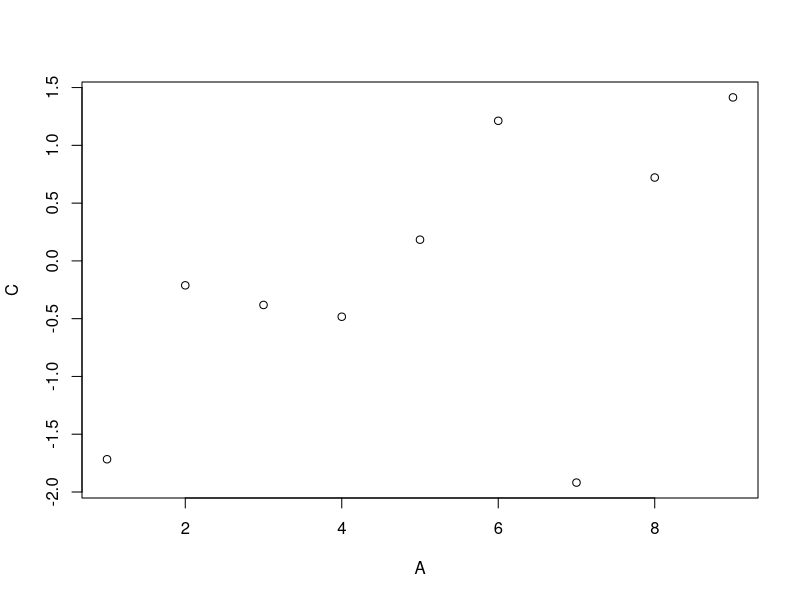

Generate this figure with R:
# Data.table

setwd("D:/codes/R/dsa/BigDataRAzure/Cap07")
getwd()

# Instalando os pacotes
install.packages("data.table")
library(data.table)
?data.table

# Criando 2 vetores
vec1 <- c(1, 2, 3, 4)
vec2 <- c("Vermelho", "Verde", "Marrom", "Laranja")

# Criando um data.table
dt1 <- data.table(vec1, vec2)
dt1
class(dt1)

# Slicing do data.table
dt2 <- data.table(A = 1:9, B = c("Z", "W", "Q"), C = rnorm(9), D = TRUE)
dt2
dt2[3:5,]
dt2[,.(B, C)] # o ponto faz parte da sintax da função

# Aplicando função ao data.table
dt2[, .(Total = sum(A), Mean = mean(C))]
dt2[, plot(A, C)]
dt2[, .(MySum = sum(A)), by = .(Grp = A%%2)]

# Definindo valores por grupo
dt3 <- data.table(B = c("a", "b", "c", "d", "e", "a", "b", "c", "d", "e"), 
                  val = as.integer(c(6:10, 1:5)))
dt3

# Operações com data.tables
dt4 <- data.table(A = rep(letters[2:1], each = 4L),
                  B = rep(1:4, each = 2L),
                  C = sample(8))
dt4

new_dt4 <- dt4[, sum(C), by = A]
class(new_dt4)
new_dt4[order(A)]

new_dt4 <- dt4[, sum(B), by = A][order(A)]
new_dt4

# Iris
dt5 <- data.table(iris)
View(dt5)
dt5[, .(Sepal.Length = median(Sepal.Length),
        Sepal.Width = median(Sepal.Width),
        Petal.Length = median(Petal.Length),
        Petal.Width = median(Petal.Width)),
    by = Species]


# O parâmetro .SD significa Subset Data e um subset é criado considerando a coluna Species e depois 
# é calculda a mediana. O resultado deve ser igual ao comando anterior. 
# O .SD faz parte da notação do pacote data.table.
dt5[, lapply(.SD, median), by = Species]

?data.table





















